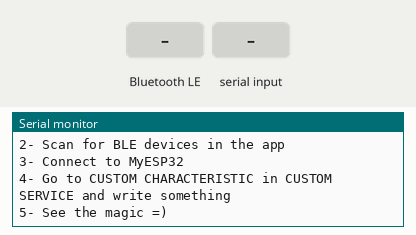
Simulated run of this sketch. Board: ESP32. Parts: the last lines printed to the serial monitor. The inputs (shaded band) are chosen by the test bench. Nothing arrives over Bluetooth unless stated; a phone connects over Bluetooth LE 3 s after start.

Above: at 1.2 s.
1.3 s: Bluetooth LE write "1" received
At 2.5 s:
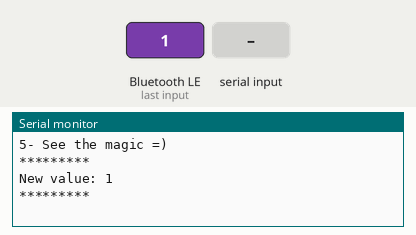
2.8 s: "1" received over Serial
At 5.4 s:
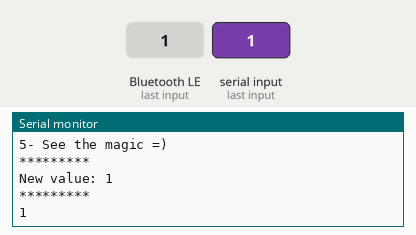

Measured:
- after the input at 1.3 s, the serial monitor: prints a new line at once (image 1)
- after the input at 2.8 s, the serial monitor: prints a new line after 2.2 s (image 2)

The sketch:

ble_write.ino
```cpp
#include <BLEDevice.h>
#include <BLEUtils.h>
#include <BLEScan.h>
#include <BLEAdvertisedDevice.h>
#include <string.h>

/*
    Based on Neil Kolban example for IDF: https://github.com/nkolban/esp32-snippets/blob/master/cpp_utils/tests/BLE%20Tests/SampleWrite.cpp
    Ported to Arduino ESP32 by Evandro Copercini
*/

#include <BLEDevice.h>
#include <BLEUtils.h>
#include <BLEServer.h>

// See the following for generating UUIDs:
// https://www.uuidgenerator.net/

#define SERVICE_UUID        "4fafc201-1fb5-459e-8fcc-c5c9c331914b"
#define CHARACTERISTIC_UUID "beb5483e-36e1-4688-b7f5-ea07361b26a8"
BLECharacteristic *pCharacteristic;

class MyCallbacks: public BLECharacteristicCallbacks {
    void onWrite(BLECharacteristic *pCharacteristic) {
      std::string value = pCharacteristic->getValue();

      if (value.length() > 0) {
        Serial.println("*********");
        Serial.print("New value: ");
        for (int i = 0; i < value.length(); i++)
          Serial.print(value[i]);

        Serial.println();
        Serial.println("*********");
      }
    }
};

void setup() {
  Serial.begin(115200);

  Serial.println("1- Download and install an BLE scanner app in your phone");
  Serial.println("2- Scan for BLE devices in the app");
  Serial.println("3- Connect to MyESP32");
  Serial.println("4- Go to CUSTOM CHARACTERISTIC in CUSTOM SERVICE and write something");
  Serial.println("5- See the magic =)");

  BLEDevice::init("MyESP32");
  BLEServer *pServer = BLEDevice::createServer();

  BLEService *pService = pServer->createService(SERVICE_UUID);

  pCharacteristic = pService->createCharacteristic(
                                         CHARACTERISTIC_UUID,
                                         BLECharacteristic::PROPERTY_READ |
                                         BLECharacteristic::PROPERTY_WRITE
                                       );

  pCharacteristic->setCallbacks(new MyCallbacks());
  pCharacteristic->setValue("Hello World");
  pService->start();

  BLEAdvertising *pAdvertising = pServer->getAdvertising();
  pAdvertising->start();
}

void loop() {
  // put your main code here, to run repeatedly:
  if(Serial.available()){
    String s = Serial.readString();
    char c[20];
    s.toCharArray(c,20);
    Serial.print(c);
    pCharacteristic->setValue(c);
  }
  delay(2000);
}
```
